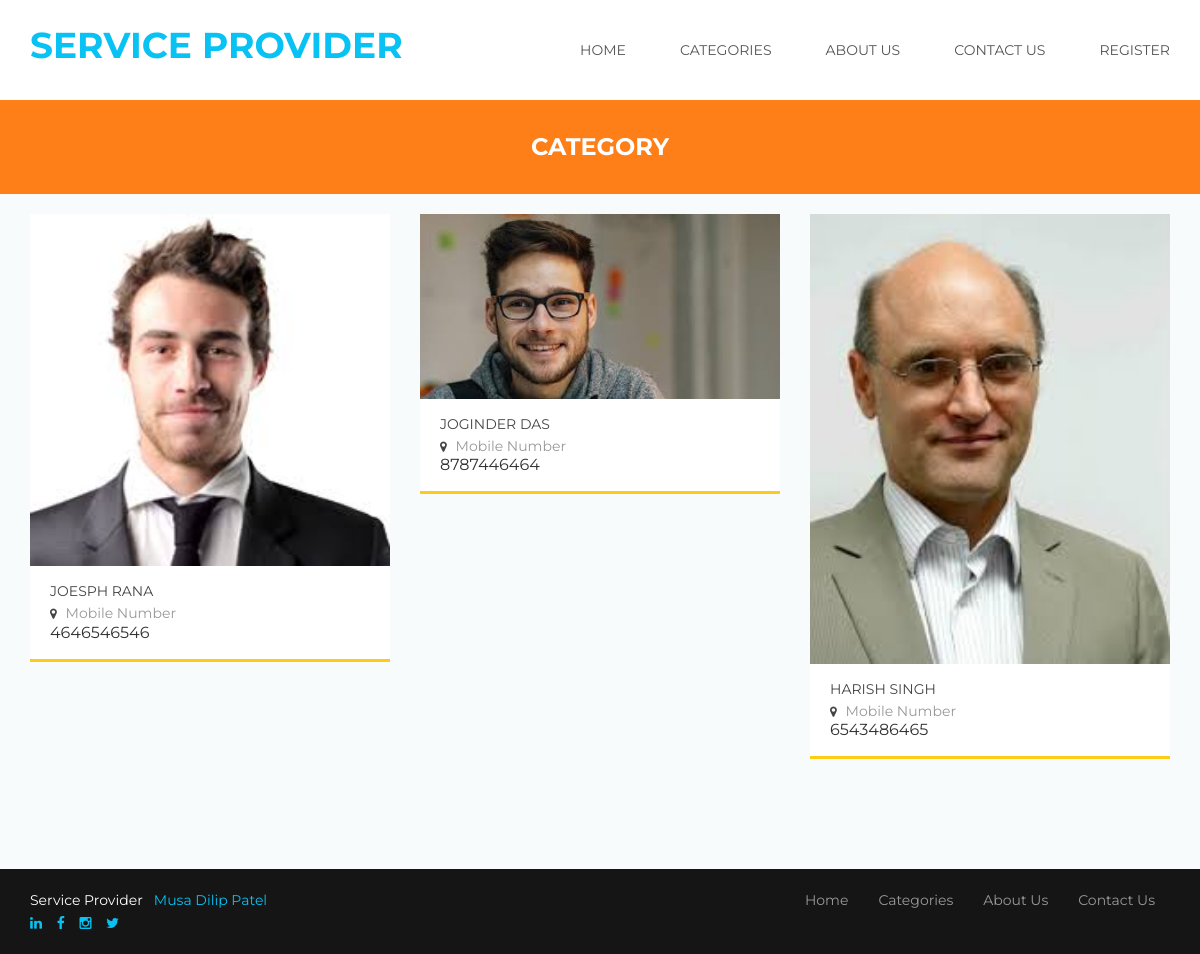
/view-personcat-detail.php?viewid=Driver, run on the app's committed database.
### tables this page shows
CREATE TABLE `tblperson` (
  `ID` int(10) NOT NULL,
  `Category` varchar(200) DEFAULT NULL,
  `Name` varchar(200) DEFAULT NULL,
  `Picture` varchar(200) DEFAULT NULL,
  `MobileNumber` bigint(10) DEFAULT NULL,
  `Address` mediumtext DEFAULT NULL,
  `City` varchar(200) NOT NULL,
  `RegDate` timestamp NULL DEFAULT current_timestamp()
);

### view-personcat-detail.php (the view, shortened to what this page needs)
<!DOCTYPE html>
<html>
<head>
	<link rel="stylesheet" type="text/css" href="bootstrap/css/bootstrap.min.css">
	<link rel="stylesheet" type="text/css" href="css/style.css">
	<link rel="stylesheet" type="text/css" href="css/menu.css">
	<link rel="stylesheet" type="text/css" href="css/color/color.css">
	<link rel="stylesheet" type="text/css" href="assets/testimonial/css/style.css" />
	<link rel="stylesheet" type="text/css" href="assets/testimonial/css/elastislide.css" />
	<link rel="stylesheet" type="text/css" href="css/responsive.css">
    <link rel="stylesheet" type="text/css" href="css/font-awesome.css">
	<link rel="stylesheet" type="text/css" href="assets/revolution_slider/css/revslider.css" media="screen" />
</head>
<body>
	<div class="theme-wrap clearfix">
	<?php include_once('includes/header.php');?>
		<div class="page-title-wrap bgorange-1 padding-top-30 padding-bottom-30">
			<h4 class="white">Category</h4>
		</div>
		<section class="aside-layout-section padding-top-20 padding-bottom-40">
			<div class="container">
				<div class="row">
					<div class="col-md-12 col-sm-8 col-xs-12 main-wrap">
						<div class="listing-section padding-bottom-40">
							<div class="">
								<div class="add-listing-wrapper">
									<div class="listing-main gridview tab-content">
											<div id="latest-listing" class="tab-pane active">
												<div class="listing-wrapper three-column row">
																											<?php
$vid=$_GET['viewid'];
$sql="SELECT * from  tblperson where Category=:vid";
$query = $dbh -> prepare($sql);
$query->bindParam(':vid',$vid,PDO::PARAM_STR);
$query->execute();
$results=$query->fetchAll(PDO::FETCH_OBJ);
$cnt=1;
if($query->rowCount() > 0)
{
foreach($results as $row)
{               ?>
													<div class="item col-md-4 col-sm-6 col-xs-12">
														<div class="listing-item clearfix">
															<div class="figure">
																<img src="admin/images/<?php echo $row->Picture;?>" alt="listing item"/>
															</div>
															<div class="listing-content clearfix">
																<div class="listing-title">
																	<h6><a href="single-listing.html"><?php  echo $row->Name;?></a></h6>
																</div>
																<div class="listing-location pull-left">
																	<a href="#"><i class="fa fa-map-marker"></i> Mobile Number</a>
																	<?php  echo $row->MobileNumber;?>
																</div>
															</div>
														</div>
														<div class="listing-border-bottom bgyallow-1"></div>
													</div>
	<?php $cnt=$cnt+1;}} ?>
												</div>
											</div>
									</div>
								</div>
							</div>
						</div>
					</div>
				</div>
			</div>
		</section>
	<?php include_once('includes/footer.php');?>
</body>
</html>

### css/style.css (style rules this page uses)
html, body, div, span, applet, object, iframe,h1, h2, h3, h4, h5, h6, p, blockquote, pre,a, abbr, acronym, address, big, cite, code,del, dfn, em, img, ins, kbd, q, s, samp, small, strike, strong, sub, sup, tt, var,b, u, i, center,dl, dt, dd, ol, ul, li,fieldset, form, label, legend,table, caption, tbody, tfoot, thead, tr, th, td, article, aside, canvas, details, embed,figure, figcaption, footer, header, hgroup,menu, nav, output, ruby, section, summary,time, mark, audio, video { margin: 0;padding: 0;border: 0;font-size: 100%;font: inherit;vertical-align: baseline; }
article, aside, details, figcaption, figure,footer, header, hgroup, menu, nav, section { display: block; }
body { line-height: 1;margin:0 ;padding:0 ;transition:all 0.3s ease;overflow-x: hidden; }
html { position:relative;overflow-x:hidden; }
a { display:block; }
img { display:block; }
img { max-width:100%; }
body { font-family:'Montserrat',sans-serif; }
h1,h2,h3,h4,h5,h6 { font-family:'Montserrat',sans-serif; font-weight:700; margin:0; text-align:center; line-height:1.4; letter-spacing:0.6px; text-transform:uppercase; letter-spacing:0; }
h4 { font-size:24px; }
h6 { font-size:16px; }
a,span,ul,li { font-family:'Montserrat'; font-size:14px; padding:0; font-weight:400; text-align:center; margin:0; line-height:1.6; text-decoration:none !important; }
p,span,a { padding:0; }
.container,.container-fluid { padding-left:0;padding-right:0; }
.padding-bottom-30 { padding-bottom:30px; }
.padding-bottom-40 { padding-bottom:40px; }
.padding-top-20 { padding-top:20px; }
.padding-top-30 { padding-top:30px; }
.listing-border-bottom { height:3px;width:100%; }
.tab-content .tab-pane { position: relative; }
.listing-wrapper .item { margin-bottom:30px; }
.listing-item .figure { position:relative; }
.listing-item .listing-content { padding:14px 20px 18px;position:relative; }
.listing-item .listing-content .listing-title h6 a { letter-spacing:0; font-size:16px;text-transform:uppercase;text-align:left;font-family:'Montserrat'; }
.aside-layout-section .gridview .listing-item .listing-content .listing-title h6 a { font-size:14px; }
.listing-item .listing-content .listing-location a { font-family:'Montserrat';text-transform:capitalize; }
.listing-item .listing-content .listing-location a i { font-size:12px;line-height:12px;margin-right:5px; }

### css/color/color.css (style rules this page uses)
h1,h2,h3,h4,h5,h6 { color:#444; }
p,a,span,ul,li { color:#999; }
body { background:#f7fbfc; }
.white { color:#fff; }
.bgyallow-1 { background:#fecc17; }
.bgorange-1 { background:#fe7e17; }
.listing-item { background:#fff; }
.listing-item .listing-content .listing-title h6 a { color:#444; }
.listing-item .listing-content .listing-location a i { color:#444; }

### css/responsive.css (style rules this page uses)
@media screen and (max-device-width:1199px) { .feature-item .figure img, .listing-item .figure img, .blog-entry .figure img { width:100%; } }
@media screen and (max-device-width:1199px) { .container { padding-left:15px;padding-right:15px; } }

### data on the page
tblperson: Picture (picture), Name "JOESPH RANA", MobileNumber "4646546546"
tblperson: Picture (picture), Name "JOGINDER DAS", MobileNumber "8787446464"
tblperson: Picture (picture), Name "HARISH SINGH", MobileNumber "6543486465"
